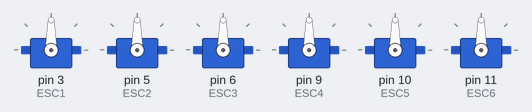
Recording of a sketch running on a simulated Arduino Uno, built with avr-gcc and run on an emulated ATmega328P. On the bench: 6 × servo. What the sketch prints to the serial monitor is not drawn.

Above: at 0.1 s.
At 5.1 s:
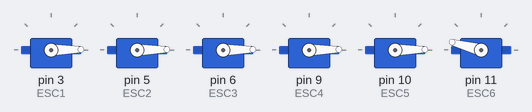
Timing chart, 0 to 6.6 s (numbered marks = the images above):
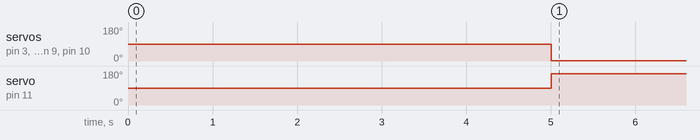

The sketch:

Force_Control_all_DOF.ino
```cpp
#include <Servo.h>
#include <Wire.h>

Servo ESC1;
Servo ESC2;
Servo ESC3;
Servo ESC4;
Servo ESC5;
Servo ESC6;

byte Move[4];
int PWM[6];


void setup() {
  Wire.begin(0x01);
  Wire.onReceive(receiveEvent);

  ESC1.attach(3,1100,1900);
  ESC2.attach(5,1100,1900);
  ESC3.attach(6,1100,1900);
  ESC4.attach(9,1100,1900);
  ESC5.attach(10,1100,1900);
  ESC6.attach(11,1100,1900);

  Serial.begin(9600);
  Serial.println("Ready .. !");

  ESC1.writeMicroseconds(1500);
  ESC2.writeMicroseconds(1500);
  ESC3.writeMicroseconds(1500);
  ESC4.writeMicroseconds(1500);
  ESC5.writeMicroseconds(1500);
  ESC6.writeMicroseconds(1500);

  delay(5000);
}

void loop() {

  // 4-DOF
  // Required Motion -> Surge,Heave,Sway,Yaw.
  // Max force in any DOF  = F * 2 * sqrt(2) = 8.2024 , -8.2024

  int pwm1,pwm2,pwm3,pwm4,pwm5,pwm6;

  float xval = mapfloat((Move[0] << 8 | Move[1] & 0xFF),0,1023,-8.2024,8.2024);
  float yval = mapfloat((Move[2] << 8 | Move[3] & 0xFF),0,1023,-5.8,5.8);
  Serial.print(xval);Serial.print("\t");Serial.print(yval);Serial.print("  ");

  pwm1 = pwm2 = pwm3 = pwm4 = force_to_pwm(xval/(2*sqrt(2)));
  Serial.print(pwm1);Serial.print("  ");

  pwm5 = force_to_pwm(yval/2);
  pwm6 = force_to_pwm(-1 * yval/2);

  Serial.print(pwm5);Serial.print("  ");Serial.print(pwm6);Serial.println();

  ESC1.writeMicroseconds(pwm1);
  ESC2.writeMicroseconds(pwm2);
  ESC3.writeMicroseconds(pwm3);
  ESC4.writeMicroseconds(pwm4);
  ESC5.writeMicroseconds(pwm5);
  ESC6.writeMicroseconds(pwm6);

}


int force_to_pwm(float force){
  if(force < -0.2){
    return 1460 + 198 * force + 46.8 * pow(force,2) + 7.19 * pow(force,3);
  }else if(force > 0.2){
    return 1539 + 160 * force + (-31.3 * pow(force,2)) + 3.8 * pow(force,3);
  }else{
    return 1500;
  }
}


void receiveEvent(int howMany){
  while (1 < Wire.available()) { // loop through all but the last
    for(int i = 0; i < howMany;i++){
      Move[i] = Wire.read();
//      Serial.print(Move[i]);Serial.print(" ");
    }
//    int c = Wire.read();Serial.print(c);
//    Serial.println();
  }

}

float mapfloat(float x, float in_min, float in_max, float out_min, float out_max)
{
 return (x - in_min) * (out_max - out_min) / (in_max - in_min) + out_min;
}
```

Measured:
- by itself, servo on pin 3 (ESC1), servo on pin 5 (ESC2), servo on pin 6 (ESC3), servo on pin 9 (ESC4), servo on pin 10 (ESC5): 90° → 1° at 5.0 s
- by itself, servo on pin 11 (ESC6): 90° → 165° at 5.0 s
